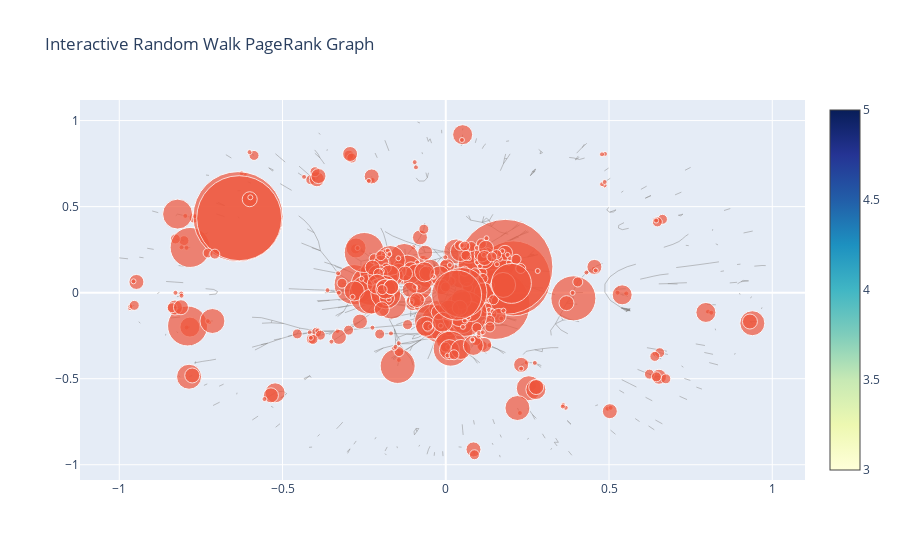

Write notebook code for a chart like this one.
### Code cell
ranks_rw = random_walk(G)

# Create a Plotly figure
fig = make_subplots(rows=1, cols=1)
pos = nx.spring_layout(G)

# Create node positions for Plotly
node_x = [pos[k][0] for k in G.nodes]
node_y = [pos[k][1] for k in G.nodes]

# Create a list of labels with PageRank values
labels = [f'Node {k}<br>PageRank: {ranks_rw[k]:.3f}' for k in G.nodes]

# Create a scatter plot for nodes
node_trace = go.Scatter(
    x=node_x, y=node_y,
    mode='markers',
    marker=dict(size=[v * 5000 for v in ranks_rw.values()], showscale=True, colorscale='YlGnBu' ),
    text=labels,
    hoverinfo='text'
)

# Create edges
edge_x = []
edge_y = []
for edge in G.edges():
    x0, y0 = pos[edge[0]]
    x1, y1 = pos[edge[1]]
    edge_x.append(x0)
    edge_x.append(x1)
    edge_x.append(None)
    edge_y.append(y0)
    edge_y.append(y1)
    edge_y.append(None)

# Create an edge trace
edge_trace = go.Scatter(
    x=edge_x, y=edge_y,
    line=dict(width=0.5, color='#888'),
    hoverinfo='none',
    mode='lines'
)

# Add traces to the figure
fig.add_trace(edge_trace)
fig.add_trace(node_trace)

# Update layout
fig.update_layout(
    showlegend=False,
    hovermode='closest',
    title_text='Interactive Random Walk PageRank Graph',
)

# Show the interactive plot
fig.show()

### Figure 1 — Plotly figure (JSON) as saved in the notebook; plotly's stock layout.template omitted (floating-point values rounded to 4 significant figures; data arrays with more than 128 entries replaced by an {"elided": "..."} marker saying what was removed)
{"data": [{"hoverinfo": "none", "line": {"color": "#888", "width": 0.5}, "mode": "lines", "type": "scatter", "x": {"elided": "3954 float values"}, "y": {"elided": "3954 float values"}}, {"hoverinfo": "text", "marker": {"colorscale": [[0, "rgb(255,255,217)"], [0.125, "rgb(237,248,177)"], [0.25, "rgb(199,233,180)"], [0.375, "rgb(127,205,187)"], [0.5, "rgb(65,182,196)"], [0.625, "rgb(29,145,192)"], [0.75, "rgb(34,94,168)"], [0.875, "rgb(37,52,148)"], [1, "rgb(8,29,88)"]], "showscale": true, "size": {"elided": "392 int values"}}, "mode": "markers", "text": {"elided": "1256 str values"}, "type": "scatter", "x": {"elided": "1256 float values"}, "y": {"elided": "1256 float values"}}], "layout": {"hovermode": "closest", "showlegend": false, "title": {"text": "Interactive Random Walk PageRank Graph"}, "xaxis": {"anchor": "y", "domain": [0, 1]}, "yaxis": {"anchor": "x", "domain": [0, 1]}}}
